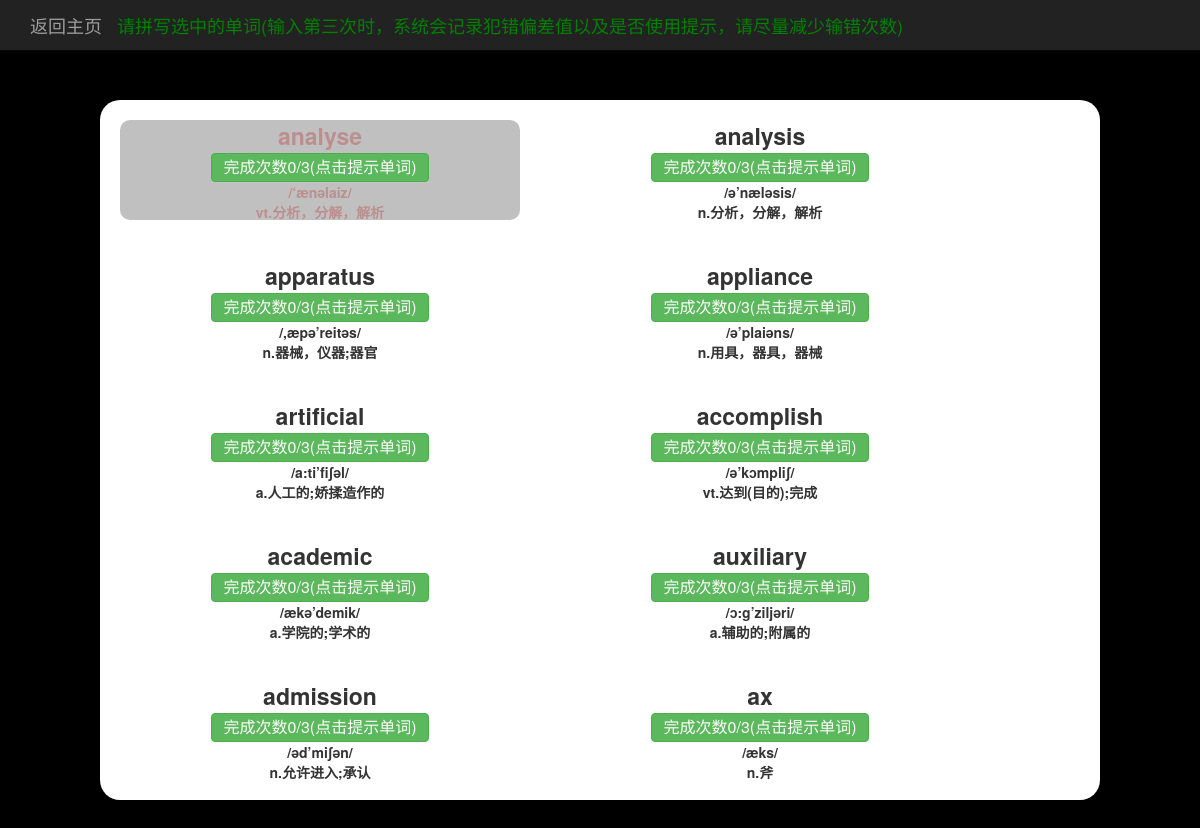
The page /train/review/1 (signed in) on the database its author committed.
### train/models.py (models this page shows, shortened)
class UserWord(models.Model):
    player = models.ForeignKey(User, on_delete=models.DO_NOTHING)
    english = models.ForeignKey(Word, on_delete=models.DO_NOTHING)
    review_time = models.DateTimeField('复习时间', default = timezone.now)
    review_count = models.IntegerField('复习次数', default = 0)
    mastery_level = models.FloatField('掌握程度', default = 50)

class Word(models.Model):
    word_db_type = models.ForeignKey(WordDbType, on_delete=models.DO_NOTHING)
    first_letter = models.CharField(max_length=50)
    english = models.CharField(max_length=50)
    phonetic_symbol = models.CharField(max_length=50)
    chinese = models.TextField()

### train/views.py (the view)
# urls.py: path('review/<int:word_type_pk>', views.review_page, name='review_page'),  # 复习页面
@login_required(login_url='home')
def review_page(request, word_type_pk):
    word_type = get_object_or_404(WordDbType, pk=word_type_pk)
    user_words = UserWord.objects.filter(player=request.user, english__word_db_type=word_type)
    if len(user_words) == 0:
        return redirect('band_with_type', word_type.pk)
    for word in user_words:
        delta_hours = round((timezone.now() - word.review_time).total_seconds() / 3600, 2)
        if delta_hours > 1 and word.review_count < 5:
            word.mastery_level /= delta_hours  # 遗忘曲线
            word.review_time = timezone.now()
            word.save()
    user_words = UserWord.objects.filter(player=request.user, english__word_db_type=word_type).order_by('mastery_level')
    context = {}
    context['word_type'] = word_type
    context['words'] = user_words[:10]
    context['word_pk'] = []
    for word in context['words']:
        context['word_pk'].append(word.pk)
    return render(request, 'train/review_page.html', context)

### train/models.py (called while the page is built)
    def __str__(self):
        return self.type_name

### train/templates/train/review_page.html (shortened to what this page needs)
{% load staticfiles %}
<!DOCTYPE html>
<html lang="zh">
<head>
    <link rel="stylesheet" type="text/css" href="{% static 'bootstrap-3.3.7/css/bootstrap.min.css' %}">
    <link rel="stylesheet" type="text/css" href="{% static 'train/train.css' %}">
</head>
<body class="level_one">
    <nav class="navbar navbar-inverse navbar-fixed-top">
      <div class="container">
        <div class="navbar-header">
          <a class="navbar-brand" href="{% url 'band_with_type' word_type.pk %}">返回主页</a>
          <div class="navbar-brand" style="color: green;">请拼写选中的单词(输入第三次时，系统会记录犯错偏差值以及是否使用提示，请尽量减少输错次数)</div>
        </div>
        <div id="navbar" class="navbar-collapse collapse">
        </div>
      </div>
    </nav>
    <div class='wordBoard'>
        {% for word in words %}
            <div id='W1{{ forloop.counter }}' data-finish='false' class='wordPlace' data-last='{% if forloop.last %}true{% else %}false{% endif %}'>
                <div id='WE1{{ forloop.counter }}'>
                    {% for i in word.english.english %}<span id='W1{{ forloop.parentloop.counter }}C{{ forloop.counter }}' data-last='{% if forloop.last %}true{% else %}false{% endif %}' class="letter{{ forloop.parentloop.counter }}" style="">{{ i }}</span>{% endfor %}
                </div>
                <div><button data-btnName="{{ forloop.counter }}" type="submit" class="btn btn-success" style="font-size: 16px; padding: 2px 12px;" onclick="showTip(this)">完成次数<span id="finishCount{{ forloop.counter }}" style="font-size: 16px;">0</span>/3(点击提示单词)</button></div>
                <div>/{{ word.english.phonetic_symbol }}/</div>
                <div id='WC1{{ forloop.counter }}'>{{ word.english.chinese }}</div>
            </div>
        {% endfor %}
    </div>
</body>
</html>

### train/static/train/train.css (style rules this page uses)
.level_one { background: black; }
span { font-size: 23px; transition:0.3s ease; }
.wordBoard { width: 1000px; height: 700px; margin: 100px auto; background: #ffffff; border-radius: 20px; }
.selectWord { color: #BC8F8F; background: #C0C0C0; border-radius: 10px; }
.wordPlace { float: left; width: 400px; height: 100px; margin: 20px; text-align: center; font-weight: bold; border-radius: 10px; }
body { -webkit-user-select:none; -moz-user-select:none; -ms-user-select:none; user-select:none; }

### rows shown on the page
UserWord: english "a" "n" "a" "l" "y" "s" "e", english.phonetic_symbol "‘ænəlaiz", english.chinese "vt.分析，分解，解析"
UserWord: english "a" "n" "a" "l" "y" "s" "i" "s", english.phonetic_symbol "ə’næləsis", english.chinese "n.分析，分解，解析"
UserWord: english "a" "p" "p" "a" "r" "a" "t" "u" "s", english.phonetic_symbol ",æpə’reitəs", english.chinese "n.器械，仪器;器官"
UserWord: english "a" "p" "p" "l" "i" "a" "n" "c" "e", english.phonetic_symbol "ə’plaiəns", english.chinese "n.用具，器具，器械"
UserWord: english "a" "r" "t" "i" "f" "c" "i" "a" "l", english.phonetic_symbol "a:ti’fiʃəl", english.chinese "a.人工的;娇揉造作的"
UserWord: english "a" "c" "c" "o" "m" "p" "l" "i" "s" "h", english.phonetic_symbol "ə’kɔmpliʃ", english.chinese "vt.达到(目的);完成"
UserWord: english "a" "c" "a" "d" "e" "m" "i" "c", english.phonetic_symbol "ækə’demik", english.chinese "a.学院的;学术的"
UserWord: english "a" "u" "x" "i" "l" "i" "a" "r" "y", english.phonetic_symbol "ɔ:g’ziljəri", english.chinese "a.辅助的;附属的"
UserWord: english "a" "d" "m" "i" "s" "s" "i" "o" "n", english.phonetic_symbol "əd’miʃən", english.chinese "n.允许进入;承认"
UserWord: english "a" "x", english.phonetic_symbol "æks", english.chinese "n.斧"
